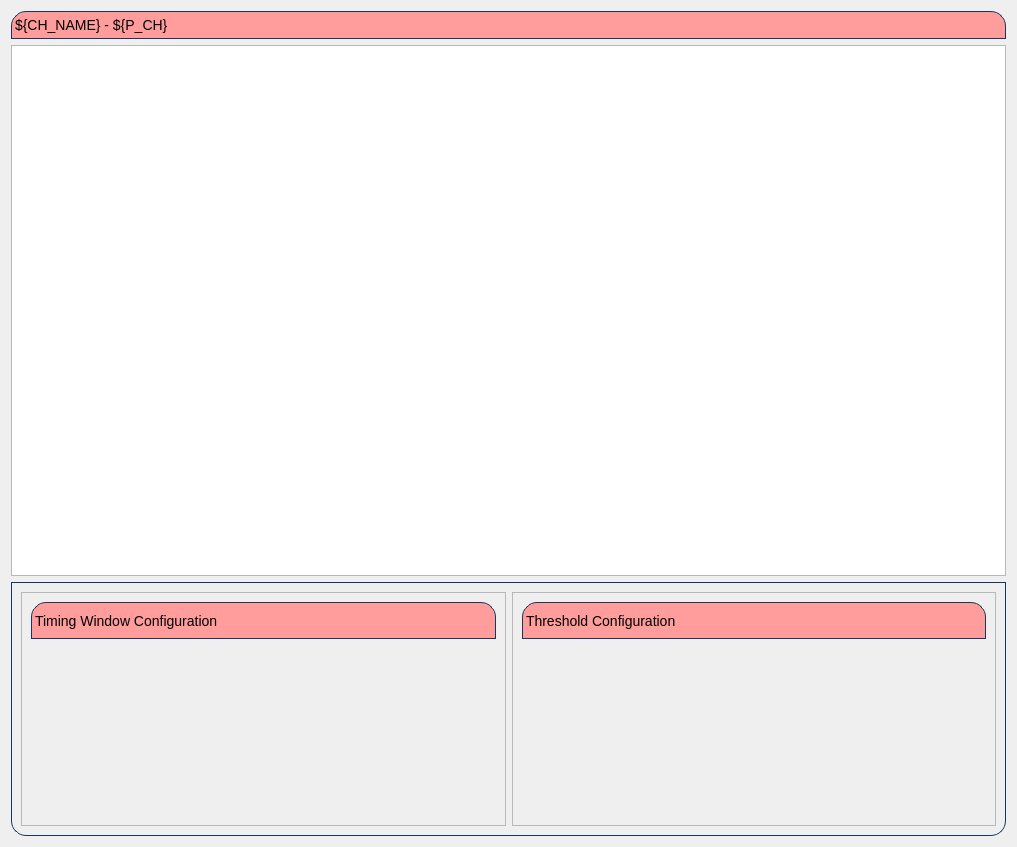
<?xml version="1.0" encoding="UTF-8"?>
<ui version="4.0">
 <class>Form</class>
 <widget class="QWidget" name="Form">
  <property name="geometry">
   <rect>
    <x>0</x>
    <y>0</y>
    <width>1017</width>
    <height>847</height>
   </rect>
  </property>
  <property name="windowTitle">
   <string>Form</string>
  </property>
  <layout class="QVBoxLayout" name="verticalLayout">
   <item>
    <layout class="QVBoxLayout" name="verticalLayout_2">
     <item>
      <widget class="QLabel" name="label">
       <property name="styleSheet">
        <string notr="true">QLabel {
    qproperty-alignment: AlignCenter;
    border: 1px solid #FF17365D;
    border-top-left-radius: 15px;
    border-top-right-radius: 15px;
    background-color: #FF9C9C;
    padding: 5px 0px;
    color: rgb(0, 0, 0);
    max-height: 25px;
    font-size: 14px;
}</string>
       </property>
       <property name="text">
        <string>${CH_NAME} - ${P_CH}</string>
       </property>
      </widget>
     </item>
     <item>
      <widget class="PyDMWaveformPlot" name="waveform">
       <property name="font">
        <font>
         <pointsize>12</pointsize>
        </font>
       </property>
       <property name="toolTip">
        <string/>
       </property>
       <property name="showXGrid">
        <bool>true</bool>
       </property>
       <property name="showYGrid">
        <bool>true</bool>
       </property>
       <property name="xLabels">
        <stringlist>
         <string>Time (us)</string>
        </stringlist>
       </property>
       <property name="yLabels">
        <stringlist>
         <string>Amplitud (mv)</string>
        </stringlist>
       </property>
       <property name="curves">
        <stringlist>
         <string>{&quot;y_channel&quot;: null, &quot;x_channel&quot;: null, &quot;name&quot;: &quot;&quot;, &quot;color&quot;: &quot;white&quot;, &quot;lineStyle&quot;: 1, &quot;lineWidth&quot;: 1, &quot;symbol&quot;: null, &quot;symbolSize&quot;: 10, &quot;redraw_mode&quot;: 2}</string>
        </stringlist>
       </property>
      </widget>
     </item>
     <item>
      <widget class="QFrame" name="frame">
       <property name="minimumSize">
        <size>
         <width>350</width>
         <height>254</height>
        </size>
       </property>
       <property name="styleSheet">
        <string notr="true">QFrame#frame{
    border: 1px solid #FF17365D;
    border-bottom-left-radius: 15px;
    border-bottom-right-radius: 15px;
}</string>
       </property>
       <property name="frameShape">
        <enum>QFrame::StyledPanel</enum>
       </property>
       <property name="frameShadow">
        <enum>QFrame::Raised</enum>
       </property>
       <layout class="QHBoxLayout" name="horizontalLayout">
        <item>
         <widget class="QFrame" name="frame_2">
          <property name="frameShape">
           <enum>QFrame::StyledPanel</enum>
          </property>
          <property name="frameShadow">
           <enum>QFrame::Raised</enum>
          </property>
          <layout class="QVBoxLayout" name="verticalLayout_3">
           <item>
            <widget class="QLabel" name="label_2">
             <property name="styleSheet">
              <string notr="true">QLabel {
    qproperty-alignment: AlignCenter;
    border: 1px solid #FF17365D;
    border-top-left-radius: 15px;
    border-top-right-radius: 15px;
    background-color: #FF9C9C;
    padding: 5px 0px;
    color: rgb(0, 0, 0);
    max-height: 25px;
    font-size: 14px;
}</string>
             </property>
             <property name="text">
              <string>Timing Window Configuration</string>
             </property>
            </widget>
           </item>
           <item>
            <widget class="PyDMEmbeddedDisplay" name="PyDMEmbeddedDisplay">
             <property name="toolTip">
              <string/>
             </property>
             <property name="macros" stdset="0">
              <string>{&quot;P&quot;:&quot;${P}&quot;,&quot;BAY&quot;:&quot;${BAY}&quot;,&quot;CH&quot;:&quot;${CH}&quot;,&quot;CH_NUM&quot;:&quot;${CH_NUM}&quot;}</string>
             </property>
             <property name="filename" stdset="0">
              <string>inline_timing.ui</string>
             </property>
            </widget>
           </item>
          </layout>
         </widget>
        </item>
        <item>
         <widget class="QFrame" name="frame_3">
          <property name="frameShape">
           <enum>QFrame::StyledPanel</enum>
          </property>
          <property name="frameShadow">
           <enum>QFrame::Raised</enum>
          </property>
          <layout class="QVBoxLayout" name="verticalLayout_4">
           <item>
            <widget class="QLabel" name="label_3">
             <property name="styleSheet">
              <string notr="true">QLabel {
    qproperty-alignment: AlignCenter;
    border: 1px solid #FF17365D;
    border-top-left-radius: 15px;
    border-top-right-radius: 15px;
    background-color: #FF9C9C;
    padding: 5px 0px;
    color: rgb(0, 0, 0);
    max-height: 25px;
    font-size: 14px;
}</string>
             </property>
             <property name="text">
              <string>Threshold Configuration</string>
             </property>
            </widget>
           </item>
           <item>
            <widget class="PyDMEmbeddedDisplay" name="PyDMEmbeddedDisplay_2">
             <property name="toolTip">
              <string/>
             </property>
             <property name="filename" stdset="0">
              <string>inline_threshold.py</string>
             </property>
            </widget>
           </item>
          </layout>
         </widget>
        </item>
       </layout>
      </widget>
     </item>
    </layout>
   </item>
  </layout>
 </widget>
 <customwidgets>
  <customwidget>
   <class>PyDMWaveformPlot</class>
   <extends>QGraphicsView</extends>
   <header>pydm.widgets.waveformplot</header>
  </customwidget>
  <customwidget>
   <class>PyDMEmbeddedDisplay</class>
   <extends>QFrame</extends>
   <header>pydm.widgets.embedded_display</header>
  </customwidget>
 </customwidgets>
 <resources/>
 <connections/>
</ui>
